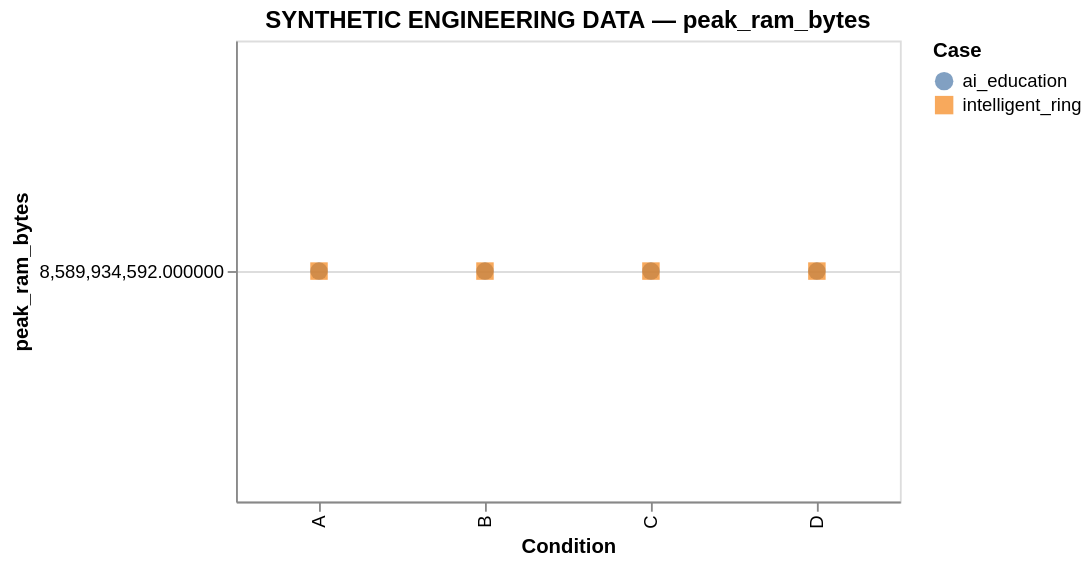

Here is the Vega-Lite specification saved for this chart:
### Vega-Lite specification from a JSON file in a GitHub repository (floating-point values rounded to 4 significant figures)
{"config": {"view": {"continuousWidth": 300, "continuousHeight": 300}}, "data": {"values": [{"case_id": "ai_education", "condition": "A", "value": 8589934592}, {"case_id": "ai_education", "condition": "D", "value": 8589934592}, {"case_id": "ai_education", "condition": "B", "value": 8589934592}, {"case_id": "ai_education", "condition": "C", "value": 8589934592}, {"case_id": "intelligent_ring", "condition": "C", "value": 8589934592}, {"case_id": "intelligent_ring", "condition": "B", "value": 8589934592}, {"case_id": "intelligent_ring", "condition": "D", "value": 8589934592}, {"case_id": "intelligent_ring", "condition": "A", "value": 8589934592}]}, "mark": {"type": "point", "filled": true, "size": 90}, "encoding": {"color": {"field": "case_id", "title": "Case", "type": "nominal"}, "shape": {"field": "case_id", "type": "nominal"}, "tooltip": [{"field": "case_id", "type": "nominal"}, {"field": "condition", "type": "nominal"}, {"field": "value", "type": "quantitative"}], "x": {"field": "condition", "sort": ["A", "B", "C", "D"], "title": "Condition", "type": "nominal"}, "y": {"field": "value", "scale": {"zero": false}, "title": "peak_ram_bytes", "type": "quantitative"}}, "height": 250, "title": "SYNTHETIC ENGINEERING DATA — peak_ram_bytes", "width": 360, "$schema": "https://vega.github.io/schema/vega-lite/v6.4.1.json"}
